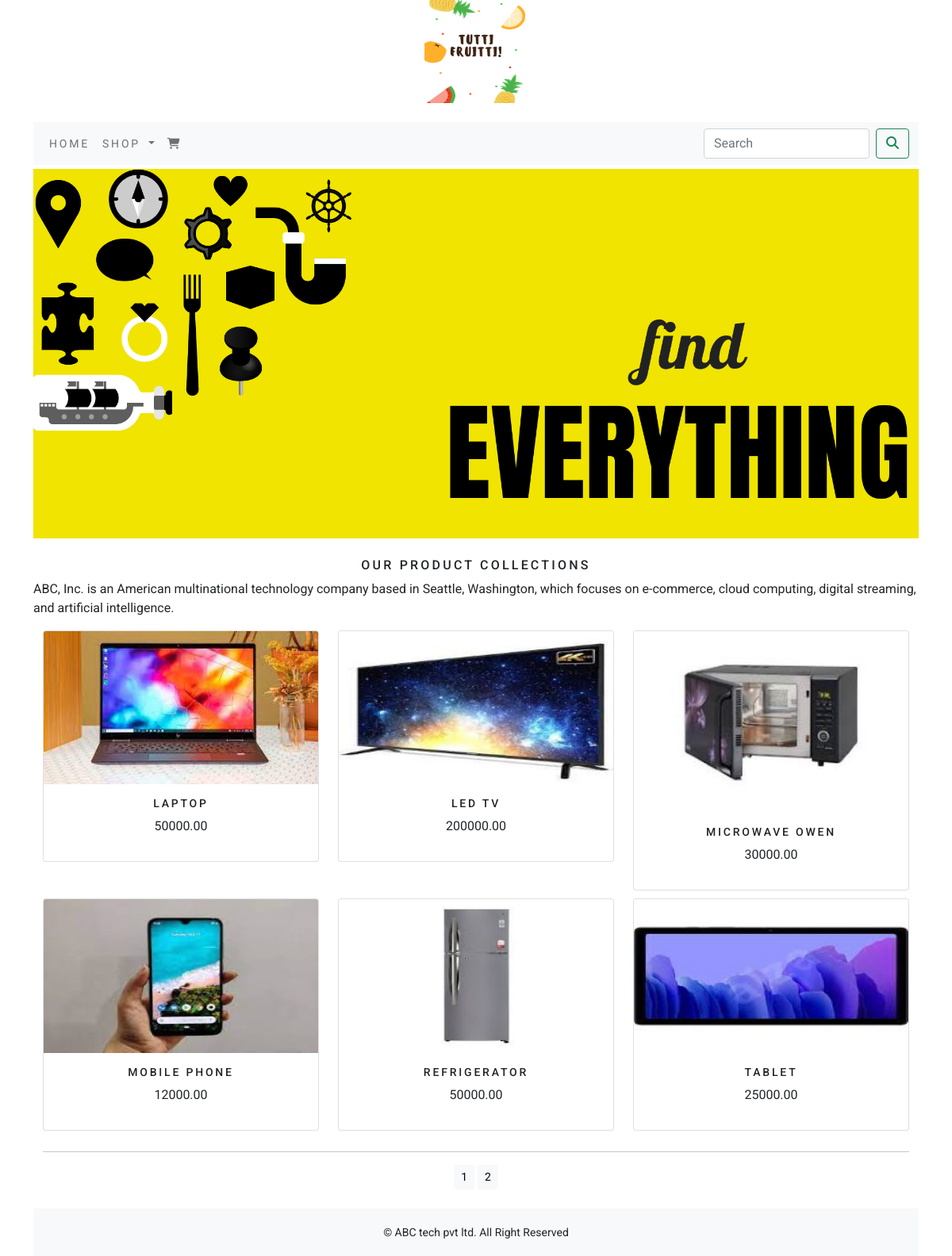
The page / on the database its author committed.
### shoppingapp/models.py (models this page shows, shortened)
class Product(models.Model):
    name = models.CharField(max_length=250, unique=True)
    slug = models.SlugField(max_length=250, unique=True)
    desc = models.TextField(blank=True)
    price = models.DecimalField(max_digits=10, decimal_places=2)
    category = models.ForeignKey(Category, on_delete=models.CASCADE)
    img = models.ImageField(upload_to='product', blank=True)
    stock = models.IntegerField()
    available = models.BooleanField(default=True)
    created = models.DateTimeField(auto_now_add=True)
    updated = models.DateTimeField(auto_now=True)
    class Meta:
        ordering = ('name',)
        verbose_name = 'product'
        verbose_name_plural = 'products'
    def get_url(self):
        return reverse('shoppingapp:product_details', args=[self.category.slug, self.slug])

### shoppingapp/views.py (the view)
# urls.py: path('', views.allprodcat, name='allprodcat'),
def allprodcat(request, c_slug=None):
    c_page = None
    if c_slug is not None:
        c_page = get_object_or_404(Category, slug=c_slug)
        products_list = Product.objects.all().filter(category=c_page, available=True)
    else:
        products_list = Product.objects.all().filter(available=True)
    paginator = Paginator(products_list, 6)
    try:
        page = int(request.GET.get('page', 1))
    except():
        page = 1
    try:
        products = paginator.page(page)
    except(EmptyPage, InvalidPage):
        products = paginator.page(paginator.num_pages)
    return render(request, "category.html", {'category': c_page, 'products': products})

### cart/context_processors.py (called while the page is built)
def counter(request):
    item_count = 0
    if 'admin' in request.path:
        return {}
    else:
        try:
            cart = Cart.objects.filter(cart_id=_cart_id(request))
            cart_items = CartItem.objects.all().filter(cart=cart[:1])
            for cart_item in cart_items:
                item_count += cart_item.quantity
        except Cart.DoesNotExist:
            item_count = 0
    return dict(item_count=item_count)

### cart/views.py (called while the page is built)
def _cart_id(request):
    cart = request.session.session_key
    if not cart:
        cart = request.session.create()
    return cart

### shoppingapp/context_processors.py (called while the page is built)
def menu_links(request):
    links = Category.objects.all()
    return dict(links=links)

### shoppingapp/models.py (called while the page is built)
    def get_url(self):
        return reverse('shoppingapp:products_by_category', args=[self.slug])

### templates/category.html (shortened to what this page needs)
{% extends 'base.html' %}
{% load static %}
{% block content %}
    <div class="mx_auto">
        {% if category %}
            <img class="my_image" src="{{ category.img.url }}" alt="{{ category.name }}" style="height: 300px;">
            </div><br>
            <div>
                <h1 class="text-center my_title">{{ category.name }}</h1>
                <p class="text-justify">{{ category.desc }}</p>
            </div>
        {% else %}
            <div>
                <img class="my_image my_image_padding" src="{% static 'img/banner.png' %}" alt="Our Products">
            </div><br>
            <div>
                <h1 class="text-center my_title">Our Product Collections</h1>
                <p class="text-justify">ABC, Inc. is an American multinational technology company based in Seattle, Washington, which focuses on e-commerce, cloud computing, digital streaming, and artificial intelligence.</p>
            </div>
        {% endif %}
    <div class="container">
        <div class="row mx_auto">
            {% for product in products.object_list %}
                <div class="my_bottom_margin col-9 col-sm-12 col-md-4 col-md-4 xol-lg-4">
                    <div class="card text-center" style="min-width: 18rem">
                        <a href="{{ product.get_url }}"><img class="card-img-top my_image" src="{{ product.img.url }}" alt="{{ product.name }}"></a>
                        <div class="card-body">
                            <h4>{{ product.name }}</h4>
                            <p>{{ product.price }}</p>
                        </div>
                    </div>
                </div>
            {% endfor %}
        </div>
        <div class="mx_auto">
            {% if products.paginator.num_pages > 1 %}
                <hr>
                <div class="text-center">
                    {% for pg in products.paginator.page_range %}
                        <a href="?page={{ pg }}" class="btn btn-light btn-sm" {% if products.number == pg %} active {% endif %}>{{ pg }}</a>
                    {% endfor %}
                </div>
            {% endif %}
        </div><br>
    </div>
{% endblock %}

### templates/base.html (shortened to what this page needs)
<!DOCTYPE html>
{% load static %}
<html lang="en">
<head>
    <link href="https://cdn.jsdelivr.net/npm/bootstrap@5.0.0/dist/css/bootstrap.min.css" rel="stylesheet">
    <link href="{% static 'css/custom.css' %}" rel="stylesheet">
</head>
<body>
<div class="container">
{% include 'header.html' %}<br>
{% include 'navbar.html' %}
{% block content %}
{% endblock %}
</div>
{% include 'footer.html' %}
</body>
</html>

### templates/header.html
{% load static %}
<header>
    <div style="text-align: center;">
        <a href="{% url 'shoppingapp:allprodcat' %}"><img src="{% static 'img/logo.png' %}" alt="logo image" width="130px" height="130px"></a>
    </div>
</header>

### templates/navbar.html (shortened to what this page needs)
<nav class="navbar navbar-expand-lg navbar-light bg-light">
  <div class="container-fluid">
    <div class="collapse navbar-collapse" id="navbarSupportedContent">
      <ul class="navbar-nav me-auto mb-2 mb-lg-0">
        <li class="nav-item">
          <a class="nav-link" href="{% url 'shoppingapp:allprodcat' %}">Home</a>
        </li>
        <li class="nav-item dropdown {% if 'shoppingapp' in request.path %} active {% endif %}">
          <a class="nav-link dropdown-toggle" href="#" id="navbarDropdown" role="button" data-bs-toggle="dropdown" aria-expanded="false">
            Shop
          </a>
        </li>
        <li class="nav-item">
          <a class="nav-link" href="{% url 'cart:cart_detail' %}"><i class="fa fa-shopping-cart"></i>{% if item_count > 0 %} ({{ item_count }}) {% endif %}</a>
        </li>
      </ul>
      <form class="d-flex" action="{% url "searchapp:search_products" %}" method="get">
        <input class="form-control me-2" type="search" name="q" placeholder="Search" aria-label="Search">
        <button class="btn btn-outline-success" type="submit"><i class="fa fa-search"></i></button>
      </form>
    </div>
  </div>
</nav>

### templates/footer.html
<div class="footer navbar-fixed-bottom my_footer">
    <p class="text-center">&copy; ABC tech pvt ltd. All Right Reserved</p>
</div>

### static/css/custom.css (style rules this page uses)
body { font-family: 'Roboto', sans-serif; }
.nav-item { letter-spacing: .2em; font-size: 14px; text-transform: uppercase; }
.my_footer { background-color: #f8f9fa; height: 60px; }
.my_footer p { padding-top: 20px; font-size: 14px; }
.my_image { width: 100%; height: auto; }
.my_title { font-size: 16px; text-transform: uppercase; letter-spacing: .2em; }
.my_bottom_margin { margin-bottom: 10px; }
.card-body h4 { font-size: 14px; text-transform: uppercase; letter-spacing: .2em; }
.my_image_padding { padding-top: 5px; }

### rows shown on the page
Product: img (picture), name "LAPTOP", price "50000.00"
Product: img (picture), name "LED TV", price "200000.00"
Product: img (picture), name "MICROWAVE OWEN", price "30000.00"
Product: img (picture), name "MOBILE PHONE", price "12000.00"
Product: img (picture), name "REFRIGERATOR", price "50000.00"
Product: img (picture), name "TABLET", price "25000.00"

### other values the page prints
{{ pg }} "1" "2"
